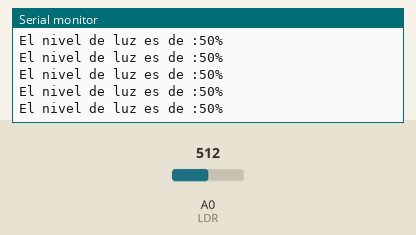
The sketch below on a simulated Arduino Uno, built with avr-gcc and run on an emulated ATmega328P. On the bench: the last lines printed to the serial monitor. The test bench sets the inputs (shaded band); at power-on: A0 (LDR) = 512.

Above: at 1.2 s.
1.3 s: A0 (LDR) set to 716
At 1.31 s:
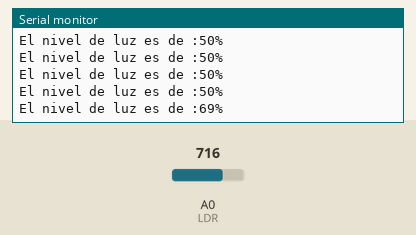
2.8 s: A0 (LDR) set to 900
At 2.82 s:
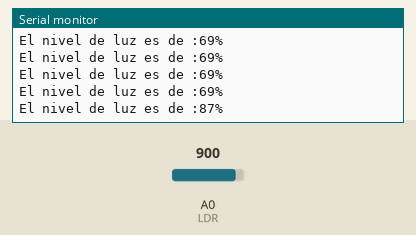
Timing chart, 0 to 5.8 s (numbered marks = the images above; inputs shaded):
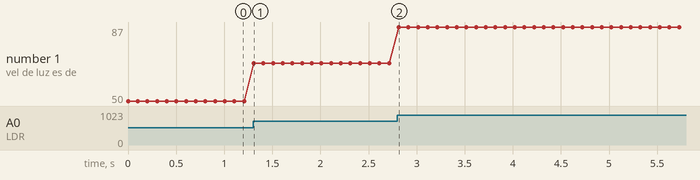

The sketch:

SensorLuzLDR.ino
```cpp
//Monitorizamos el valor que lee el sensor de luz
//conectado al arduino

// Asociamos la fotocelula(LDR) a una entrada analogica

#define LDR 0

//Definimos la velocidad de comunicación entre arduino
//y ordenador

#define Velocidad_Com 9600

//Definicion de variables

int valor;

int valor_ajustado;

void setup() {

// Iniciamos la comunicacion a la velocidad seleccionada

Serial.begin(Velocidad_Com);

}

void loop(){

//Almacenamos la lectura de la entrada analogica en la variable

valor = analogRead(LDR);

//Ajustamos el valor leido al rango de 0 a 100

valor_ajustado = map(valor, 0, 1023, 0, 100);

//Enviamos la informacion al ordenador

Serial.print("El nivel de luz es de :");
Serial.print(valor_ajustado);
Serial.println("%");

//Dejamos un tiempo para ver las medidas de forma correcta

delay(100);

}
```

Measured:
- after the input at 1.3 s, the serial monitor: prints a new line at once (image 1)
- after the input at 2.8 s, the serial monitor: prints a new line at once (image 2)
- plotted number 1: 50 → 69 after the input at 1.3 s, 69 → 87 after the input at 2.8 s
